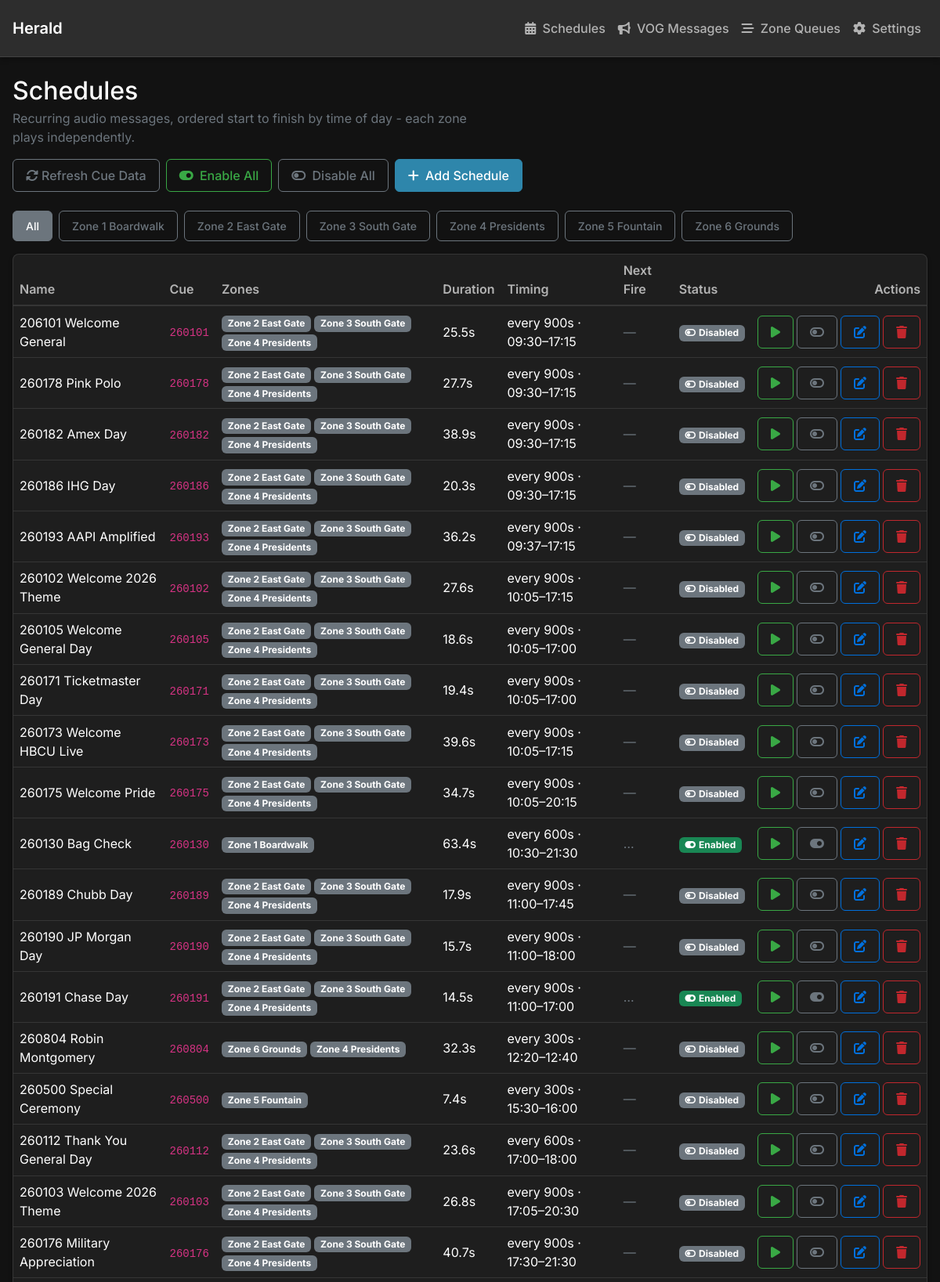
The page / (upper part) on the database its author committed.
### tables this page shows
CREATE TABLE schedules (
  id                 INTEGER PRIMARY KEY AUTOINCREMENT,
  name               TEXT NOT NULL,
  qlab_cue_number    TEXT NOT NULL,
  interval_seconds   INTEGER,
  start_time         TEXT,
  end_time           TEXT,
  weekdays           TEXT NOT NULL DEFAULT '[1,2,3,4,5,6,7]',
  date_range_start   TEXT,
  date_range_end     TEXT,
  enabled            INTEGER NOT NULL DEFAULT 1,
  created_at         TEXT NOT NULL,
  updated_at         TEXT NOT NULL
);

CREATE TABLE cue_cache (
  qlab_cue_number    TEXT PRIMARY KEY,
  qlab_internal_id   TEXT,
  cue_display_name   TEXT,
  duration_seconds   REAL,
  zones              TEXT,
  refreshed_at       TEXT NOT NULL
);

### webapp/app/routers/pages.py (the view)
@router.get("/", name="root")
async def root(request: Request):
    return _render_schedules_list(request)

### webapp/templates/schedules/list.html (shortened to what this page needs)
{% extends "base.html" %}
{% import "partials/components/page_header.html" as ph %}
{% import "partials/components/empty_state.html" as es %}
{% import "partials/components/schedules_table.html" as st with context %}
{% import "partials/components/zone_filter_pills.html" as zfp %}
{% block content %}
{% set actions = [] %}
{% if has_schedules %}
    {% set actions = actions + [
        {'type': 'button', 'id': 'enableAllSchedulesBtn', 'text': 'Enable All', 'icon': 'fas fa-toggle-on', 'class': 'btn-outline-success', 'tooltip': 'Enable every schedule, affects all zones'},
        {'type': 'button', 'id': 'disableAllSchedulesBtn', 'text': 'Disable All', 'icon': 'fas fa-toggle-off', 'class': 'btn-outline-secondary', 'tooltip': 'Disable every schedule, affects all zones'}
    ] %}
{% endif %}
{% set actions = actions + [{'type': 'link', 'url': url_for('schedule_new'), 'text': 'Add Schedule', 'icon': 'fas fa-plus', 'class': 'btn-primary'}] %}
{{ ph.page_header(
    'Schedules',
    'Recurring audio messages, ordered start to finish by time of day - each zone plays independently.',
    actions
) }}
{% if not has_schedules %}
    {{ es.empty_state('calendar-plus', 'No schedules yet', 'Add a schedule to start playing recurring messages across a zone.', 'Add Schedule', url_for('schedule_new')) }}
{% else %}
    {{ zfp.zone_filter_pills(zone_names, has_unassigned) }}
    {{ st.schedules_table(schedules, cue_cache_by_number) }}
{% endif %}
{% endblock %}

### webapp/templates/partials/components/schedules_table.html (shortened to what this page needs)
{% import "partials/components/status_badge.html" as sb %}
{% import "partials/components/action_button.html" as ab %}
{% import "partials/components/empty_state.html" as es %}
{% macro schedules_table(schedules, cue_cache_by_number) %}
<div class="card mb-4">
    <div class="table-responsive">
        <table class="table table-hover align-middle mb-0 sortable-table" data-default-sort-key="timing" data-default-sort-type="number">
            <thead>
                <tr>
                    <th class="sortable-column" data-sort-key="name" data-sort-type="text">Name</th>
                    <th class="sortable-column" data-sort-key="cue" data-sort-type="number">Cue</th>
                    <th class="sortable-column" data-sort-key="zones" data-sort-type="text">Zones</th>
                    <th class="sortable-column" data-sort-key="duration" data-sort-type="number">Duration</th>
                    <th class="sortable-column" data-sort-key="timing" data-sort-type="number">Timing</th>
                    <th>Next Fire</th>
                    <th class="sortable-column" data-sort-key="status" data-sort-type="text">Status</th>
                    <th class="text-end">Actions</th>
                </tr>
            </thead>
            <tbody>
                {% if not schedules %}
                    {{ es.table_empty_state('check-circle', 'No schedules yet.', colspan=8) }}
                {% else %}
                {% for schedule in schedules %}
                {% set cue = cue_cache_by_number.get(schedule.qlabCueNumber) %}
                <tr class="sortable-row" data-zones="{{ schedule.zones|join(',') }}">
                    <td>{{ schedule.name }}</td>
                    <td data-sort-value="{{ schedule.qlabCueNumber }}"><code>{{ schedule.qlabCueNumber }}</code></td>
                    <td data-sort-value="{{ schedule.zones|join(', ') }}">
                        {% if schedule.zones %}
                            {% for zone in schedule.zones %}<span class="badge bg-secondary me-1">{{ zone }}</span>{% endfor %}
                        {% else %}
                            <span class="text-muted">Unassigned</span>
                        {% endif %}
                    </td>
                    <td data-sort-value="{{ cue.durationSeconds if cue and cue.durationSeconds is not none else '' }}">
                        {% if cue and cue.durationSeconds is not none %}
                            {{ '%.1f'|format(cue.durationSeconds) }}s
                        {% else %}
                            <span class="text-muted">&mdash;</span>
                        {% endif %}
                    </td>
                    <td data-sort-value="{{ schedule.startSeconds }}">
                        every {{ schedule.intervalSeconds }}s
                        {% if schedule.startTime and schedule.endTime %}
                            &middot; {{ schedule.startTime }}&ndash;{{ schedule.endTime }}
                        {% endif %}
                    </td>
                    <td class="next-fire-cell" data-schedule-id="{{ schedule.id }}">
                        {% if schedule.enabled %}<span class="text-muted">&hellip;</span>{% else %}<span class="text-muted">&mdash;</span>{% endif %}
                    </td>
                    <td>{{ sb.schedule_status_badge(schedule.enabled) }}</td>
                    <td class="text-end">
                        <div class="d-inline-flex gap-1">
                            {{ ab.action_button('play', 'play', '', 'Play now', data_attrs={'schedule-id': schedule.id}, classes='play-now-btn') }}
                            {{ ab.action_button('toggle', 'toggle-on' if schedule.enabled else 'toggle-off', '', 'Enable / disable', data_attrs={'schedule-id': schedule.id}, classes='toggle-schedule-btn') }}
                            <a href="{{ url_for('schedule_edit', schedule_id=schedule.id) }}" class="btn action-btn action-btn-notext btn-outline-info" data-bs-toggle="tooltip" data-bs-title="Edit">
                                <i class="fas fa-edit"></i>
                            </a>
                            {{ ab.action_button('delete', 'trash', '', 'Delete', data_attrs={'schedule-id': schedule.id}, classes='delete-schedule-btn') }}
                        </div>
                    </td>
                </tr>
                {% endfor %}
                {% endif %}
            </tbody>
        </table>
    </div>
</div>
{% endmacro %}

### webapp/templates/partials/components/status_badge.html (shortened to what this page needs)
{% macro status_badge(status, type='', icon='', text='', tooltip='', additional_classes='') %}
    {% set badge_class = '' %}
    {% set badge_icon = icon %}
    {% set badge_text = text or status %}
    {% if type == 'schedule' %}
        {% if status == 'enabled' %}
            {% set badge_class = 'bg-success' %}
            {% set badge_icon = badge_icon or 'fas fa-toggle-on' %}
        {% elif status == 'disabled' %}
            {% set badge_class = 'bg-secondary' %}
            {% set badge_icon = badge_icon or 'fas fa-toggle-off' %}
        {% endif %}
    {% elif type == 'connection' %}
        {% if status == 'connected' %}
            {% set badge_class = 'bg-success' %}
            {% set badge_icon = badge_icon or 'fas fa-plug' %}
        {% elif status == 'disconnected' %}
            {% set badge_class = 'bg-danger' %}
            {% set badge_icon = badge_icon or 'fas fa-times-circle' %}
        {% endif %}
    {% elif type == 'armed' %}
        {% if status == 'armed' %}
            {% set badge_class = 'bg-success' %}
            {% set badge_icon = badge_icon or 'fas fa-shield-alt' %}
        {% elif status == 'disarmed' %}
            {% set badge_class = 'bg-warning text-dark' %}
            {% set badge_icon = badge_icon or 'fas fa-exclamation-triangle' %}
        {% endif %}
    {% elif type == 'queue' %}
        {% if status == 'playing' %}
            {% set badge_class = 'bg-success' %}
            {% set badge_icon = badge_icon or 'fas fa-play' %}
        {% elif status == 'waiting' %}
            {% set badge_class = 'bg-warning text-dark' %}
            {% set badge_icon = badge_icon or 'fas fa-clock' %}
        {% endif %}
    {% else %}
        {% set badge_class = badge_class or 'bg-secondary' %}
        {% set badge_icon = badge_icon or 'fas fa-info-circle' %}
    {% endif %}
<span class="badge {{ badge_class }} {{ additional_classes }}"
      {% if tooltip %}data-bs-toggle="tooltip" data-bs-placement="top" data-bs-title="{{ tooltip }}"{% endif %}>
    {% if badge_icon %}<i class="{{ badge_icon }} me-1"></i>{% endif %}{{ badge_text }}
</span>
{% endmacro %}
{% macro schedule_status_badge(is_enabled, tooltip='') %}
    {% set status = 'enabled' if is_enabled else 'disabled' %}
    {% set status_text = 'Enabled' if is_enabled else 'Disabled' %}
    {{ status_badge(status, 'schedule', '', status_text, tooltip) }}
{% endmacro %}

### webapp/templates/partials/components/action_button.html
{% macro action_button(type, icon, text='', tooltip='', classes='', data_attrs={}, variant='outline') %}
{% set button_configs = {
    'edit': {'color': 'info', 'default_tooltip': 'Edit'},
    'delete': {'color': 'danger', 'default_tooltip': 'Delete'},
    'add': {'color': 'primary', 'default_tooltip': 'Add new item'},
    'save': {'color': 'success', 'default_tooltip': 'Save changes'},
    'refresh': {'color': 'secondary', 'default_tooltip': 'Refresh'},
    'play': {'color': 'success', 'default_tooltip': 'Play now'},
    'trigger': {'color': 'danger', 'default_tooltip': 'Trigger VOG message'},
    'toggle': {'color': 'secondary', 'default_tooltip': 'Enable / disable'}
} %}
{% set config = button_configs.get(type, {'color': 'secondary', 'default_tooltip': 'Action'}) %}
{% set base_classes = 'btn action-btn' %}
{% if variant == 'outline' %}
    {% set color_class = 'btn-outline-' + config.color %}
{% else %}
    {% set color_class = 'btn-' + config.color %}
{% endif %}
{% if not text %}
    {% set base_classes = base_classes + ' action-btn-notext' %}
{% endif %}
{% set all_classes = [base_classes, color_class, classes] | select | join(' ') %}
{% set final_tooltip = tooltip or config.default_tooltip %}
<button type="button" class="{{ all_classes }}"
        {% if final_tooltip %}data-bs-toggle="tooltip" data-bs-placement="top" data-bs-title="{{ final_tooltip }}"{% endif %}
        {% for attr, value in data_attrs.items() %}data-{{ attr.replace('_', '-') }}="{{ value }}"{% endfor %}>
    <i class="fas fa-{{ icon }}{% if text %} me-2{% endif %}"></i>{% if text %}{{ text }}{% endif %}
</button>
{% endmacro %}

### webapp/static/css/style.css (style rules this page uses)
:root { --bg-dark: #121212; --bg-med: #181818; --bg-card: #1e1e1e; --bg-elevated: #2d2d2d; --border-color: rgba(255, 255, 255, 0.1); --box-shadow: rgba(0, 0, 0, 0.2); --text-primary: #ffffff; --text-secondary: #b3b3b3; --text-muted: #8a8a8a; --accent-primary: #2E86AB; --accent-secondary: #256E8A; --success: #39A845; --success-trans-bg: rgba(57, 168, 69, 0.2); --success-trans-pulse-0: rgba(57, 168, 69, 0.0); --success-trans-pulse-1: rgba(57, 168, 69, 0.6); --warning: #DC8E0E; --warning-trans-bg: rgba(220, 142, 14, 0.2); --warning-trans-pulse-0: rgba(220, 142, 14, 0.0); --warning-trans-pulse-1: rgba(220, 142, 14, 0.6); --info: #0070DD; --info-trans-bg: rgba(0, 112, 221, 0.2); --info-trans-pulse-0: rgba(0, 112, 221, 0.0); --info-trans-pulse-1: rgba(0, 112, 221, 0.6); --danger: #C1272D; --danger-trans-bg: rgba(193, 39, 45, 0.2); --danger-trans-pulse-0: rgba(193, 39, 45, 0.0); --danger-trans-pulse-1: rgba(193, 39, 45, 0.6); --vog: #FF3B30; --vog-trans-pulse-0: rgba(255, 59, 48, 0.0); --vog-trans-pulse-1: rgba(255, 59, 48, 0.65); --spacing-xs: 0.25rem; --spacing-sm: 0.5rem; --spacing-md: 1rem; --spacing-lg: 1.5rem; --spacing-xl: 2rem; --transition-fast: 0.15s ease; --transition-normal: 0.25s ease; --font-mono: 'JetBrains Mono', monospace; --font-weight-normal: 400; --font-weight-medium: 500; --font-weight-semibold: 600; --font-weight-bold: 700; --font-xs: 0.75rem; --font-sm: 0.85rem; --font-md: 1rem; --font-lg: 1.1rem; --font-xl: 1.25rem; --font-xxl: 1.5rem; --radius-sm: 4px; --radius-md: 6px; --radius-lg: 8px; --radius-xl: 12px; --z-base: 1; --z-dropdown: 10; --z-modal: 100; --z-tooltip: 1000; --btn-height-sm: 32px; --btn-height-md: 38px; --btn-height-lg: 44px; --btn-square-sm: 32px; --btn-square-md: 38px; --btn-square-lg: 44px; --table-border-width: 1px; --table-cell-padding: 0.75rem; --table-header-height: 44px; --animation-fast: 150ms; --animation-normal: 250ms; --animation-slow: 350ms; }
html { background-color: var(--bg-dark) !important; }
body.app-theme { font-family: 'Inter', -apple-system, BlinkMacSystemFont, 'Segoe UI', Roboto, 'Helvetica Neue', Arial, sans-serif; background-color: var(--bg-dark) !important; color: var(--text-primary); line-height: 1.5; min-height: 100vh; margin: 0; padding: 0; display: flex; flex-direction: column; }
.card { background-color: var(--bg-card); border: 1px solid var(--border-color); border-radius: 8px; box-shadow: 0 4px 6px var(--box-shadow); transition: transform var(--transition-normal), box-shadow var(--transition-normal); overflow: hidden; margin-bottom: var(--spacing-lg); }
.btn { border-radius: 6px; font-weight: 500; transition: all var(--transition-fast); padding: 0.5rem 1rem; white-space: nowrap; }
.d-inline-flex.gap-1 { align-items: center; flex-wrap: nowrap; }
.btn-outline-danger { color: var(--danger); border-color: var(--danger); }
.btn-outline-success { color: var(--success); border-color: var(--success); }
.btn-outline-info { color: var(--info); border-color: var(--info); }
.table { color: var(--text-primary); }
.table th { border-top: none; border-bottom: 2px solid var(--border-color); color: var(--text-secondary); font-weight: 600; }
.sortable-column { cursor: pointer; user-select: none; }
.table td { border-color: var(--border-color); }

### rows shown on the page
schedules: name "206101 Welcome General", qlabCueNumber "260101", zones "Zone 2 East Gate" "Zone 3 South Gate" "Zone 4 Presidents", {{ schedule.startSeconds }} 34200 (drawn), intervalSeconds "900", startTime "09:30", endTime "17:15", badge_text "Disabled"
cue_cache: durationSeconds "25.5"
schedules: name "260178 Pink Polo", qlabCueNumber "260178", zones "Zone 2 East Gate" "Zone 3 South Gate" "Zone 4 Presidents", {{ schedule.startSeconds }} 34200 (drawn), intervalSeconds "900", startTime "09:30", endTime "17:15", badge_text "Disabled"
cue_cache: durationSeconds "27.7"
schedules: name "260182 Amex Day", qlabCueNumber "260182", zones "Zone 2 East Gate" "Zone 3 South Gate" "Zone 4 Presidents", {{ schedule.startSeconds }} 34200 (drawn), intervalSeconds "900", startTime "09:30", endTime "17:15", badge_text "Disabled"
cue_cache: durationSeconds "38.9"
schedules: name "260186 IHG Day", qlabCueNumber "260186", zones "Zone 2 East Gate" "Zone 3 South Gate" "Zone 4 Presidents", {{ schedule.startSeconds }} 34200 (drawn), intervalSeconds "900", startTime "09:30", endTime "17:15", badge_text "Disabled"
cue_cache: durationSeconds "20.3"
schedules: name "260193 AAPI Amplified", qlabCueNumber "260193", zones "Zone 2 East Gate" "Zone 3 South Gate" "Zone 4 Presidents", {{ schedule.startSeconds }} 34620 (drawn), intervalSeconds "900", startTime "09:37", endTime "17:15", badge_text "Disabled"
cue_cache: durationSeconds "36.2"
schedules: name "260102 Welcome 2026 Theme", qlabCueNumber "260102", zones "Zone 2 East Gate" "Zone 3 South Gate" "Zone 4 Presidents", {{ schedule.startSeconds }} 36300 (drawn), intervalSeconds "900", startTime "10:05", endTime "17:15", badge_text "Disabled"
cue_cache: durationSeconds "27.6"
schedules: name "260105 Welcome General Day", qlabCueNumber "260105", zones "Zone 2 East Gate" "Zone 3 South Gate" "Zone 4 Presidents", {{ schedule.startSeconds }} 36300 (drawn), intervalSeconds "900", startTime "10:05", endTime "17:00", badge_text "Disabled"
cue_cache: durationSeconds "18.6"
schedules: name "260171 Ticketmaster Day", qlabCueNumber "260171", zones "Zone 2 East Gate" "Zone 3 South Gate" "Zone 4 Presidents", {{ schedule.startSeconds }} 36300 (drawn), intervalSeconds "900", startTime "10:05", endTime "17:00", badge_text "Disabled"
cue_cache: durationSeconds "19.4"
schedules: name "260173 Welcome HBCU Live", qlabCueNumber "260173", zones "Zone 2 East Gate" "Zone 3 South Gate" "Zone 4 Presidents", {{ schedule.startSeconds }} 36300 (drawn), intervalSeconds "900", startTime "10:05", endTime "17:15", badge_text "Disabled"
cue_cache: durationSeconds "39.6"
schedules: name "260175 Welcome Pride", qlabCueNumber "260175", zones "Zone 2 East Gate" "Zone 3 South Gate" "Zone 4 Presidents", {{ schedule.startSeconds }} 36300 (drawn), intervalSeconds "900", startTime "10:05", endTime "20:15", badge_text "Disabled"
cue_cache: durationSeconds "34.7"
schedules: name "260130 Bag Check", qlabCueNumber "260130", zones "Zone 1 Boardwalk", {{ schedule.startSeconds }} 37800 (drawn), intervalSeconds "600", startTime "10:30", endTime "21:30", badge_text "Enabled"
cue_cache: durationSeconds "63.4"
schedules: name "260189 Chubb Day", qlabCueNumber "260189", zones "Zone 2 East Gate" "Zone 3 South Gate" "Zone 4 Presidents", {{ schedule.startSeconds }} 39600 (drawn), intervalSeconds "900", startTime "11:00", endTime "17:45", badge_text "Disabled"
cue_cache: durationSeconds "17.9"
schedules: name "260190 JP Morgan Day", qlabCueNumber "260190", zones "Zone 2 East Gate" "Zone 3 South Gate" "Zone 4 Presidents", {{ schedule.startSeconds }} 39600 (drawn), intervalSeconds "900", startTime "11:00", endTime "18:00", badge_text "Disabled"
cue_cache: durationSeconds "15.7"
schedules: name "260191 Chase Day", qlabCueNumber "260191", zones "Zone 2 East Gate" "Zone 3 South Gate" "Zone 4 Presidents", {{ schedule.startSeconds }} 39600 (drawn), intervalSeconds "900", startTime "11:00", endTime "17:00", badge_text "Enabled"
cue_cache: durationSeconds "14.5"
schedules: name "260804 Robin Montgomery", qlabCueNumber "260804", zones "Zone 6 Grounds" "Zone 4 Presidents", {{ schedule.startSeconds }} 44400 (drawn), intervalSeconds "300", startTime "12:20", endTime "12:40", badge_text "Disabled"
cue_cache: durationSeconds "32.3"
schedules: name "260500 Special Ceremony", qlabCueNumber "260500", zones "Zone 5 Fountain", {{ schedule.startSeconds }} 55800 (drawn), intervalSeconds "300", startTime "15:30", endTime "16:00", badge_text "Disabled"
cue_cache: durationSeconds "7.4"
schedules: name "260112 Thank You General Day", qlabCueNumber "260112", zones "Zone 2 East Gate" "Zone 3 South Gate" "Zone 4 Presidents", {{ schedule.startSeconds }} 61200 (drawn), intervalSeconds "600", startTime "17:00", endTime "18:00", badge_text "Disabled"
cue_cache: durationSeconds "23.6"
schedules: name "260103 Welcome 2026 Theme", qlabCueNumber "260103", zones "Zone 2 East Gate" "Zone 3 South Gate" "Zone 4 Presidents", {{ schedule.startSeconds }} 61500 (drawn), intervalSeconds "900", startTime "17:05", endTime "20:30", badge_text "Disabled"
cue_cache: durationSeconds "26.8"
schedules: name "260176 Military Appreciation", qlabCueNumber "260176", zones "Zone 2 East Gate" "Zone 3 South Gate" "Zone 4 Presidents", {{ schedule.startSeconds }} 63000 (drawn), intervalSeconds "900", startTime "17:30", endTime "21:30", badge_text "Disabled"
cue_cache: durationSeconds "40.7"

### other values the page prints
{{ title }} "Schedules"
{{ subtitle }} "Recurring audio messages, ordered start to finish by time of day - each zone plays independently."
{{ action.text }} "Enable All" "Disable All"
{{ action.text }} "Add Schedule"
{{ zone }} "Zone 1 Boardwalk" "Zone 2 East Gate" "Zone 3 South Gate" "Zone 4 Presidents" "Zone 5 Fountain" "Zone 6 Grounds"
